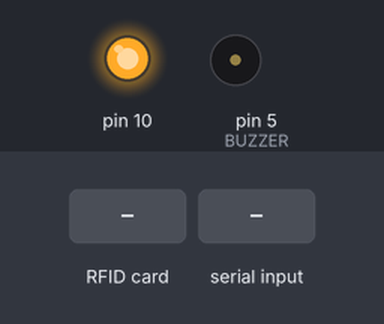
The sketch below on a simulated Arduino Uno, built with avr-gcc and run on an emulated ATmega328P. Parts: output pins drawn as LEDs (lit = HIGH), buzzer (waves = sounding, pin HIGH). The test bench sets the inputs (shaded band). What the sketch prints to the serial monitor is not drawn.

Above: at 1.2 s.
1.3 s: RFID card 5E 7A 19 C4 held to the reader
At 1.43 s:
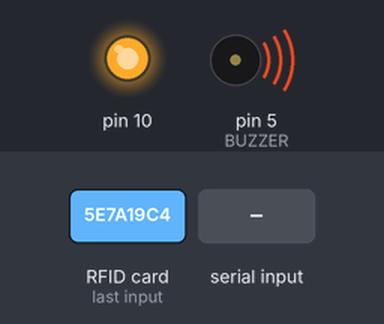
3.0 s: "1\n" received over Serial
4.5 s: "0\n" received over Serial
6.0 s: "2\n" received over Serial
Timing chart, 0 to 8.5 s (numbered marks = the images above; inputs shaded):
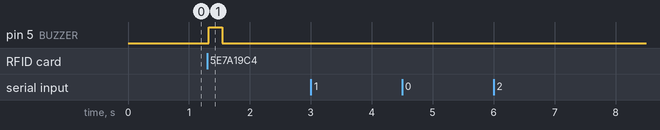

Measured:
- after the input at 1.3 s, pin 5 (BUZZER): LOW → HIGH at once, → LOW 0.22 s later
- after the input at 3.0 s, every drawn part: stays the same
- after the input at 4.5 s, every drawn part: stays the same
- after the input at 6.0 s, every drawn part: stays the same

The sketch:

write.ino
```cpp
#include <SPI.h>
#include <MFRC522.h>

#define SSID "NTP"
#define PASSWORD "qwert123"

#define SS_PIN 15 // D8
#define RST_PIN 2 // D4
#define BUZZER 5 // D1

MFRC522 mfrc522(SS_PIN, RST_PIN);
MFRC522::MIFARE_Key key;
MFRC522::StatusCode status;

bool addMode = true;

unsigned long buzzerStartTime = 0;
unsigned long buzzerTime = 0;
bool buzzerActive = false;

int blockNum;
byte blockData[16];
byte bufferLen = 18;
byte readBlockData[18];

String numberReceive;
String ownerReceive;
String timestampReceive;
String expirationDateReceive;

void writeDataToBlock(int blockNum, byte blockData[]);
void writeStringToBlocks(int startBlock, String data);
void readDataFromBlock(int blockNum, byte readBlockData[]);
String readStringFromBlocks(int startBlock, int blockCount);

void setup() {
  Serial.begin(115200);

  pinMode(BUZZER, OUTPUT);

  SPI.begin();
  mfrc522.PCD_Init();
  delay(4);
  mfrc522.PCD_DumpVersionToSerial();

  for (byte i = 0; i < 6; i++) {
    key.keyByte[i] = 0xFF;
  }

  Serial.println("Nhập dữ liệu lần lượt:");
  Serial.println("1. Chủ sở hữu (ownerReceive): ");
  Serial.println("2. Biển số xe (numberReceive): ");
  Serial.println("3. Ngày hết hạn (expirationDateReceive): ");
  Serial.println("4. Tên ảnh/timestamp (timestampReceive): ");
}

void loop() {
  static int inputStep = 0;

  if (Serial.available()) {
    String input = Serial.readStringUntil('\n');
    input.trim(); // Loại bỏ ký tự xuống dòng hoặc khoảng trắng dư thừa.

    switch (inputStep) {
      case 0:
        ownerReceive = input;
        Serial.println("Chủ sở hữu đã nhập: " + ownerReceive);
        Serial.println("Nhập biển số xe (numberReceive): ");
        inputStep++;
        break;

      case 1:
        numberReceive = input;
        Serial.println("Biển số xe đã nhập: " + numberReceive);
        Serial.println("Nhập ngày hết hạn (expirationDateReceive): ");
        inputStep++;
        break;

      case 2:
        expirationDateReceive = input;
        Serial.println("Ngày hết hạn đã nhập: " + expirationDateReceive);
        Serial.println("Nhập tên ảnh/timestamp (timestampReceive): ");
        inputStep++;
        break;

      case 3:
        timestampReceive = input;
        Serial.println("Tên ảnh đã nhập: " + timestampReceive);
        Serial.println("Dữ liệu đã sẵn sàng, quẹt thẻ để ghi.");
        inputStep = 0; // Reset để nhận lại từ đầu nếu cần.
        break;

      default:
        inputStep = 0;
        break;
    }
  }

  // Phần kiểm tra thẻ RFID và ghi dữ liệu vẫn giữ nguyên.
  if (buzzerActive && (millis() - buzzerStartTime >= buzzerTime)) {
    digitalWrite(BUZZER, LOW);
    buzzerActive = false;
  }

  if ((!mfrc522.PICC_IsNewCardPresent()) || (!mfrc522.PICC_ReadCardSerial())) {
    return;
  }

  if (addMode) {
    buzzerStartTime = millis();
    buzzerTime = 200;
    buzzerActive = true;
    digitalWrite(BUZZER, HIGH);

    writeStringToBlocks(4, ownerReceive);
    writeStringToBlocks(8, numberReceive);
    writeStringToBlocks(12, expirationDateReceive);
    writeStringToBlocks(16, timestampReceive);

    Serial.println("Đã ghi dữ liệu vào thẻ: ");
    for (byte i = 0; i < mfrc522.uid.size; i++) {
      Serial.print(mfrc522.uid.uidByte[i] < 0x10 ? " 0" : " ");
      Serial.print(mfrc522.uid.uidByte[i], HEX);
    }
    Serial.println();
    Serial.println("Chủ sở hữu: " + ownerReceive);
    Serial.println("Biển số xe: " + numberReceive);
    Serial.println("Ngày hết hạn: " + expirationDateReceive);
    Serial.println("Tên ảnh: " + timestampReceive + ".jpg");
    Serial.println();
  }

  mfrc522.PICC_HaltA();
  mfrc522.PCD_StopCrypto1();
}


void writeDataToBlock(int blockNum, byte blockData[]) {
  status = mfrc522.PCD_Authenticate(MFRC522::PICC_CMD_MF_AUTH_KEY_A, blockNum, &key, &(mfrc522.uid));
  if (status != MFRC522::STATUS_OK) {
    return;
  }
  status = mfrc522.MIFARE_Write(blockNum, blockData, 16);
  if (status != MFRC522::STATUS_OK) {
    return;
  }
}

void writeStringToBlocks(int startBlock, String data) {
  int len = data.length();
  byte buffer[16];
  for (int i = 0; i < 3; i++) {
    int offset = i * 16;
    for (int j = 0; j < 16; j++) {
      if (offset + j < len) {
        buffer[j] = data[offset + j];
      } else {
          buffer[j] = 0;
        }
    }
    writeDataToBlock(startBlock + i, buffer);
  }
}

void readDataFromBlock(int blockNum, byte readBlockData[]) {
  byte status = mfrc522.PCD_Authenticate(MFRC522::PICC_CMD_MF_AUTH_KEY_A, blockNum, &key, &(mfrc522.uid));
  if (status != MFRC522::STATUS_OK) {
    return;
  }
  status = mfrc522.MIFARE_Read(blockNum, readBlockData, &bufferLen);
  if (status != MFRC522::STATUS_OK) {
    return;
  }
}

String readStringFromBlocks(int startBlock, int blockCount) {
  String result = "";
  byte buffer[18];
  for (int i = 0; i < blockCount; i++) {
    readDataFromBlock(startBlock + i, buffer);
    for (int j = 0; j < 16; j++) {
      if (buffer[j] != 0) {
        result += (char)buffer[j];
      }
    }
  }
  return result;
}
```
